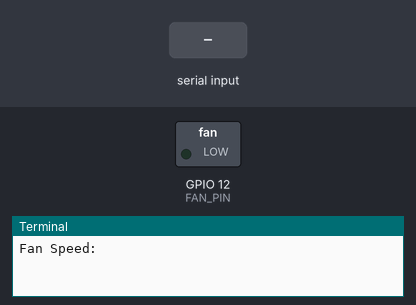
A program run on a simulated Raspberry Pi (BCM pin numbers). Parts: switched loads named in the program (green lamp = pin HIGH), the last lines printed to the terminal. Inputs (shaded band) come from the test bench.

Above: at 1.2 s.
1.3 s: "5" typed at the terminal, then Enter
At 2.5 s:
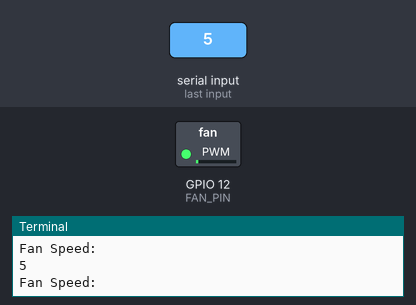
2.8 s: "90" typed at the terminal, then Enter
At 3.7 s:
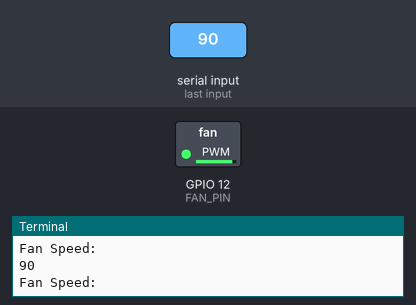
Timing chart, 0 to 5.8 s (numbered marks = the images above; inputs shaded):
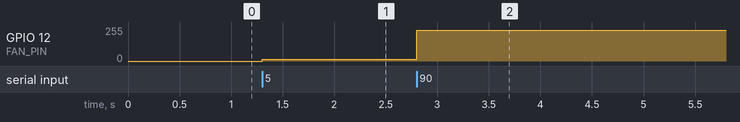

The program:

calib_fan.py
```python
#!/usr/bin/python
# -*- coding: utf-8 -*-

import RPi.GPIO as GPIO
import time
import sys
#import os

FAN_PIN = 12
WAIT_TIME = 1
PWM_FREQ = 25

GPIO.setmode(GPIO.BCM)
GPIO.setup(FAN_PIN, GPIO.OUT, initial=GPIO.LOW)

fan=GPIO.PWM(FAN_PIN,PWM_FREQ)
fan.start(0);
i = 0

hyst = 1
tempSteps = [50, 75]
speedSteps = [50, 100]
cpuTempOld=0

try:
    while 1:
        fanSpeed=float(input("Fan Speed: "))
        fan.ChangeDutyCycle(fanSpeed)


except(KeyboardInterrupt):
    print("Fan ctrl interrupted by keyboard")
    GPIO.cleanup()
    sys.exit()
```

Measured:
- after the input at 1.3 s, GPIO 12 (FAN_PIN): 0/255 → 13/255 at once
- after the input at 2.8 s, GPIO 12 (FAN_PIN): 13/255 → 230/255 at once
